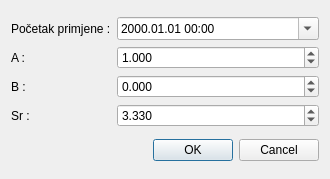
<?xml version="1.0" encoding="UTF-8"?>
<ui version="4.0">
    <class>Dialog</class>
    <widget class="QDialog" name="Dialog">
        <property name="geometry">
            <rect>
                <x>0</x>
                <y>0</y>
                <width>330</width>
                <height>179</height>
            </rect>
        </property>
        <property name="windowTitle">
            <string>Dialog</string>
        </property>
        <layout class="QVBoxLayout" name="verticalLayout">
            <item>
                <layout class="QGridLayout" name="gridLayout">
                    <item row="2" column="1">
                        <widget class="QDoubleSpinBox" name="doubleSpinBoxB">
                            <property name="sizePolicy">
                                <sizepolicy hsizetype="MinimumExpanding" vsizetype="Fixed">
                                    <horstretch>0</horstretch>
                                    <verstretch>0</verstretch>
                                </sizepolicy>
                            </property>
                            <property name="decimals">
                                <number>3</number>
                            </property>
                            <property name="minimum">
                                <double>-1000000.000000000000000</double>
                            </property>
                            <property name="maximum">
                                <double>1000000.000000000000000</double>
                            </property>
                        </widget>
                    </item>
                    <item row="0" column="0">
                        <widget class="QLabel" name="label_4">
                            <property name="text">
                                <string>Početak primjene :</string>
                            </property>
                        </widget>
                    </item>
                    <item row="0" column="1">
                        <widget class="QDateTimeEdit" name="dateTimeEdit">
                            <property name="sizePolicy">
                                <sizepolicy hsizetype="MinimumExpanding" vsizetype="Fixed">
                                    <horstretch>0</horstretch>
                                    <verstretch>0</verstretch>
                                </sizepolicy>
                            </property>
                            <property name="displayFormat">
                                <string>yyyy.MM.dd HH:mm</string>
                            </property>
                            <property name="calendarPopup">
                                <bool>true</bool>
                            </property>
                        </widget>
                    </item>
                    <item row="1" column="0">
                        <widget class="QLabel" name="label">
                            <property name="sizePolicy">
                                <sizepolicy hsizetype="Preferred" vsizetype="Preferred">
                                    <horstretch>0</horstretch>
                                    <verstretch>0</verstretch>
                                </sizepolicy>
                            </property>
                            <property name="text">
                                <string>A :</string>
                            </property>
                        </widget>
                    </item>
                    <item row="1" column="1">
                        <widget class="QDoubleSpinBox" name="doubleSpinBoxA">
                            <property name="sizePolicy">
                                <sizepolicy hsizetype="MinimumExpanding" vsizetype="Fixed">
                                    <horstretch>0</horstretch>
                                    <verstretch>0</verstretch>
                                </sizepolicy>
                            </property>
                            <property name="decimals">
                                <number>3</number>
                            </property>
                            <property name="minimum">
                                <double>-1000000.000000000000000</double>
                            </property>
                            <property name="maximum">
                                <double>1000000.000000000000000</double>
                            </property>
                            <property name="value">
                                <double>1.000000000000000</double>
                            </property>
                        </widget>
                    </item>
                    <item row="2" column="0">
                        <widget class="QLabel" name="label_2">
                            <property name="sizePolicy">
                                <sizepolicy hsizetype="Preferred" vsizetype="Preferred">
                                    <horstretch>0</horstretch>
                                    <verstretch>0</verstretch>
                                </sizepolicy>
                            </property>
                            <property name="text">
                                <string>B :</string>
                            </property>
                        </widget>
                    </item>
                    <item row="3" column="0">
                        <widget class="QLabel" name="label_3">
                            <property name="sizePolicy">
                                <sizepolicy hsizetype="Preferred" vsizetype="Preferred">
                                    <horstretch>0</horstretch>
                                    <verstretch>0</verstretch>
                                </sizepolicy>
                            </property>
                            <property name="text">
                                <string>Sr :</string>
                            </property>
                            <property name="alignment">
                                <set>Qt::AlignLeading|Qt::AlignLeft|Qt::AlignVCenter</set>
                            </property>
                        </widget>
                    </item>
                    <item row="3" column="1">
                        <widget class="QDoubleSpinBox" name="doubleSpinBoxSr">
                            <property name="sizePolicy">
                                <sizepolicy hsizetype="MinimumExpanding" vsizetype="Fixed">
                                    <horstretch>0</horstretch>
                                    <verstretch>0</verstretch>
                                </sizepolicy>
                            </property>
                            <property name="decimals">
                                <number>3</number>
                            </property>
                            <property name="minimum">
                                <double>-1000000.000000000000000</double>
                            </property>
                            <property name="maximum">
                                <double>1000000.000000000000000</double>
                            </property>
                            <property name="value">
                                <double>3.330000000000000</double>
                            </property>
                        </widget>
                    </item>
                </layout>
            </item>
            <item>
                <widget class="QDialogButtonBox" name="buttonBox">
                    <property name="orientation">
                        <enum>Qt::Horizontal</enum>
                    </property>
                    <property name="standardButtons">
                        <set>QDialogButtonBox::Cancel|QDialogButtonBox::Ok</set>
                    </property>
                </widget>
            </item>
        </layout>
    </widget>
    <resources/>
    <connections>
        <connection>
            <sender>buttonBox</sender>
            <signal>accepted()</signal>
            <receiver>Dialog</receiver>
            <slot>accept()</slot>
            <hints>
                <hint type="sourcelabel">
                    <x>248</x>
                    <y>254</y>
                </hint>
                <hint type="destinationlabel">
                    <x>157</x>
                    <y>274</y>
                </hint>
            </hints>
        </connection>
        <connection>
            <sender>buttonBox</sender>
            <signal>rejected()</signal>
            <receiver>Dialog</receiver>
            <slot>reject()</slot>
            <hints>
                <hint type="sourcelabel">
                    <x>316</x>
                    <y>260</y>
                </hint>
                <hint type="destinationlabel">
                    <x>286</x>
                    <y>274</y>
                </hint>
            </hints>
        </connection>
    </connections>
</ui>
